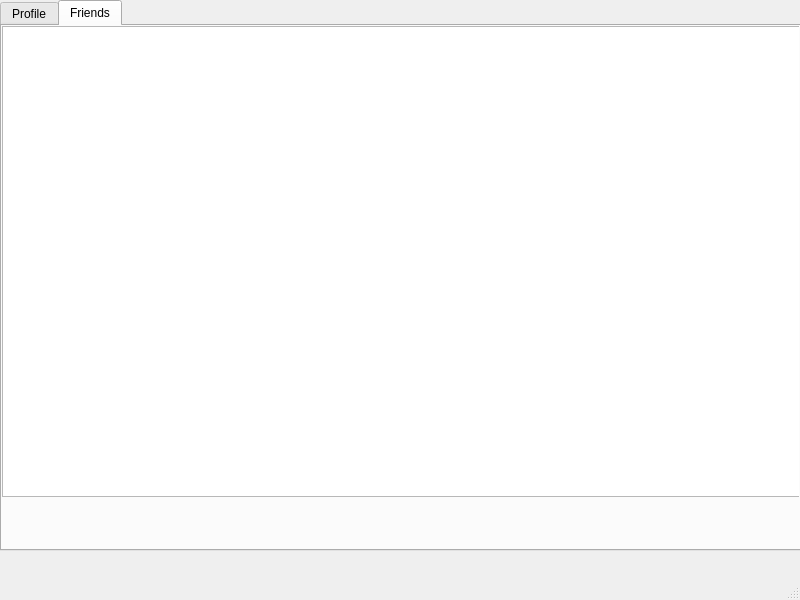
<?xml version="1.0" encoding="UTF-8"?>
<ui version="4.0">
 <class>fellowwindow</class>
 <widget class="QMainWindow" name="fellowwindow">
  <property name="geometry">
   <rect>
    <x>0</x>
    <y>0</y>
    <width>800</width>
    <height>600</height>
   </rect>
  </property>
  <property name="windowTitle">
   <string>MainWindow</string>
  </property>
  <widget class="QWidget" name="centralwidget">
   <widget class="QTabWidget" name="tabWidget">
    <property name="geometry">
     <rect>
      <x>0</x>
      <y>0</y>
      <width>801</width>
      <height>551</height>
     </rect>
    </property>
    <property name="currentIndex">
     <number>1</number>
    </property>
    <widget class="QWidget" name="profile_tab">
     <attribute name="title">
      <string>Profile</string>
     </attribute>
     <widget class="QTableWidget" name="profile_table">
      <property name="geometry">
       <rect>
        <x>0</x>
        <y>0</y>
        <width>791</width>
        <height>431</height>
       </rect>
      </property>
     </widget>
     <widget class="QPushButton" name="pushButton">
      <property name="geometry">
       <rect>
        <x>0</x>
        <y>470</y>
        <width>141</width>
        <height>27</height>
       </rect>
      </property>
      <property name="text">
       <string>PushButton</string>
      </property>
     </widget>
     <widget class="QLabel" name="label">
      <property name="geometry">
       <rect>
        <x>10</x>
        <y>440</y>
        <width>141</width>
        <height>17</height>
       </rect>
      </property>
      <property name="text">
       <string>TextLabel</string>
      </property>
     </widget>
     <widget class="QPushButton" name="pushButton2">
      <property name="geometry">
       <rect>
        <x>150</x>
        <y>470</y>
        <width>161</width>
        <height>27</height>
       </rect>
      </property>
      <property name="text">
       <string>PushButton</string>
      </property>
     </widget>
    </widget>
    <widget class="QWidget" name="friends_tab">
     <attribute name="title">
      <string>Friends</string>
     </attribute>
     <widget class="QTableWidget" name="fellow_friends_table">
      <property name="geometry">
       <rect>
        <x>0</x>
        <y>0</y>
        <width>801</width>
        <height>471</height>
       </rect>
      </property>
     </widget>
    </widget>
   </widget>
  </widget>
  <widget class="QMenuBar" name="menubar">
   <property name="geometry">
    <rect>
     <x>0</x>
     <y>0</y>
     <width>800</width>
     <height>25</height>
    </rect>
   </property>
  </widget>
  <widget class="QStatusBar" name="statusbar"/>
 </widget>
 <resources/>
 <connections/>
</ui>
